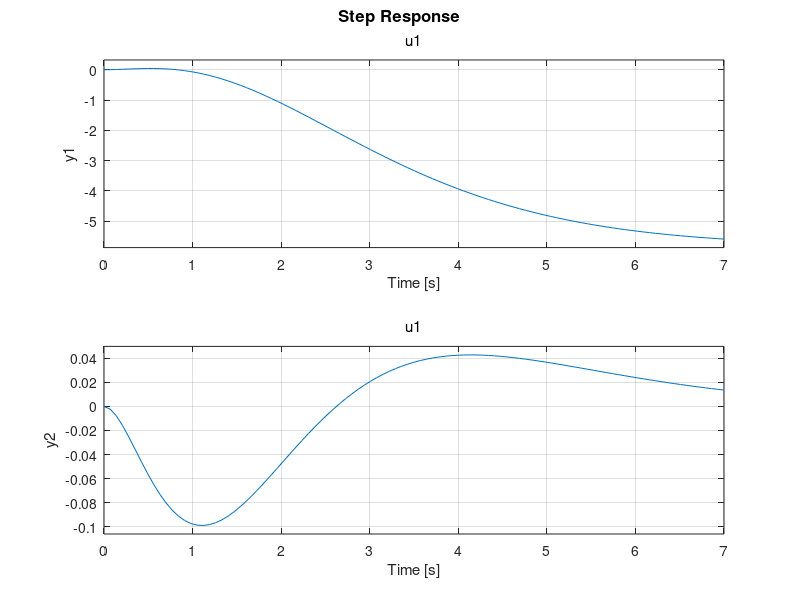

The MATLAB script that drew this image:
%%respuesta entrada escalon sin compensar y compensando

A=[0 1 0 0;0 0 -10 0;0 0 0 1;0 0 20 0];
B=[0; 1; 0; -1];
C=[1 0 0 0;0 0 1 0];
p=[-1 -1.1 -1.2 -1.3];

g1=ss(A,B,C,0);
step(g1)

K=place(A,B,p);
Ar=A-(B*K);
g2=ss(Ar,B,C,0);
step(g2)